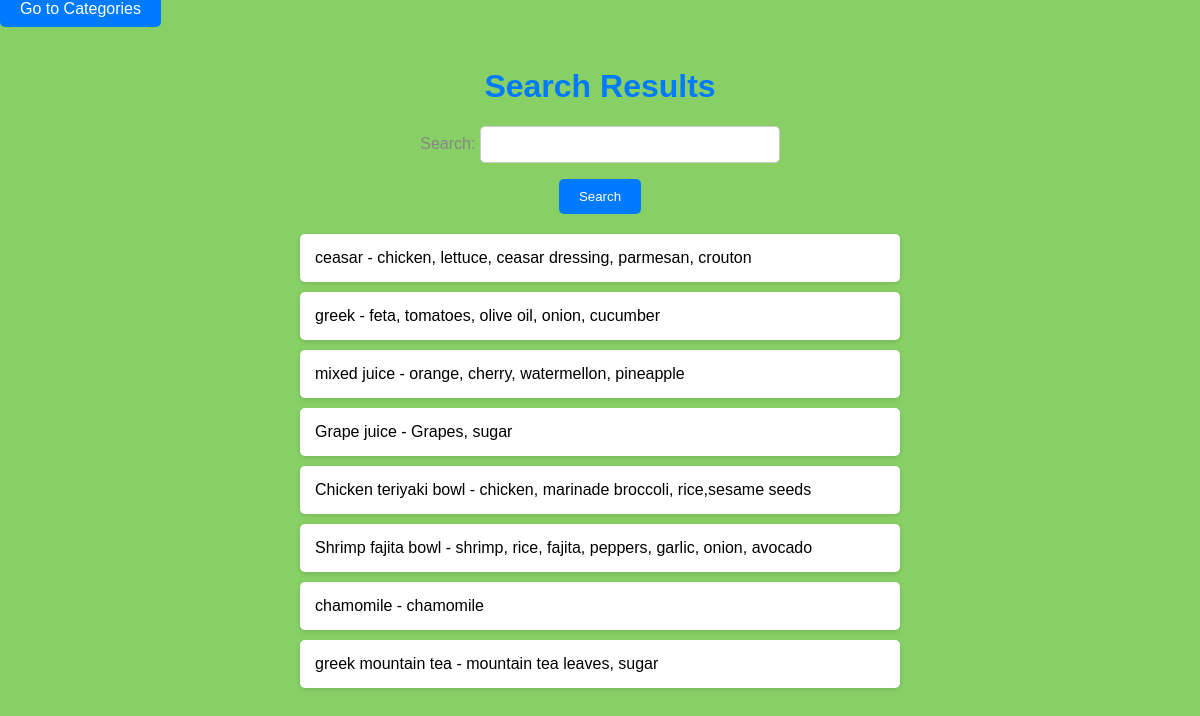
The app's page /search/ with its own data.
### catalog/models.py (models this page shows, shortened)
class Item(models.Model):
    name = models.CharField(max_length=200)
    description = models.TextField()
    sub_category = models.ForeignKey(SubCategory, on_delete=models.CASCADE)
    image = models.ImageField(upload_to='item_images/')
    likes = models.ManyToManyField('auth.User', related_name='liked_items', blank=True)

### catalog/views.py (the view)
# urls.py: path('search/', items_search, name='items_search'),
def items_search(request):
    form = ItemSearchForm(request.GET)
    items = Item.objects.all()
    if form.is_valid():
        query = form.cleaned_data.get('query')
        if query:
            items = items.filter(name__icontains=query) | items.filter(description__icontains=query)
    return render(request, 'catalog/search.html', {'form': form, 'items': items})

### catalog/forms.py
class ItemSearchForm(forms.Form):
    query = forms.CharField(label='Search', required=False)

### catalog/templates/catalog/search.html (shortened to what this page needs)
<!DOCTYPE html>
<html lang="en">
<head>
</head>
<body>
    <a href="{% url 'category_detail' 1 %}" class="btn btn-primary" style="margin-top: 10px; padding: 10px 20px; background-color: #007bff; color: #fff; border: none; border-radius: 5px; text-decoration: none; transition: background-color 0.3s ease;">Go to Categories</a>
    <h1>Search Results</h1>
    <form id="search-form" action="{% url 'items_search' %}" method="GET">
        {{ form.as_p }}
        <button type="submit">Search</button>
    </form>
    {% if items %}
        <ul>
            {% for item in items %}
                <li>{{ item.name }} - {{ item.description }}</li>
            {% endfor %}
        </ul>
    {% else %}
        <p>No items found matching the search criteria.</p>
    {% endif %}
</body>
</html>

### catalog/templates/catalog/search.html (style rules this page uses)
body { font-family: Arial, sans-serif; background-color: #88cf66; margin: 0; padding: 0; }
h1 { text-align: center; color: #007bff; margin-top: 50px; }
form { text-align: center; margin-top: 20px; }
input[type="text"] { width: 300px; padding: 10px; border: 1px solid #ccc; border-radius: 5px; box-sizing: border-box; }
button[type="submit"] { padding: 10px 20px; background-color: #007bff; color: #fff; border: none; border-radius: 5px; cursor: pointer; transition: background-color 0.3s; }
ul { list-style-type: none; padding: 0; margin: 20px auto; max-width: 600px; }
li { background-color: white; padding: 15px; margin-bottom: 10px; border-radius: 5px; box-shadow: 0 2px 4px rgba(0, 0, 0, 0.1); }
p { text-align: center; color: #888; }

### records on screen
Item: name "ceasar", description "chicken, lettuce, ceasar dressing, parmesan, crouton"
Item: name "greek", description "feta, tomatoes, olive oil, onion, cucumber"
Item: name "mixed juice", description "orange, cherry, watermellon, pineapple"
Item: name "Grape juice", description "Grapes, sugar"
Item: name "Chicken teriyaki bowl", description "chicken, marinade broccoli, rice,sesame seeds"
Item: name "Shrimp fajita bowl", description "shrimp, rice, fajita, peppers, garlic, onion, avocado"
Item: name "chamomile", description "chamomile"
Item: name "greek mountain tea", description "mountain tea leaves, sugar"
